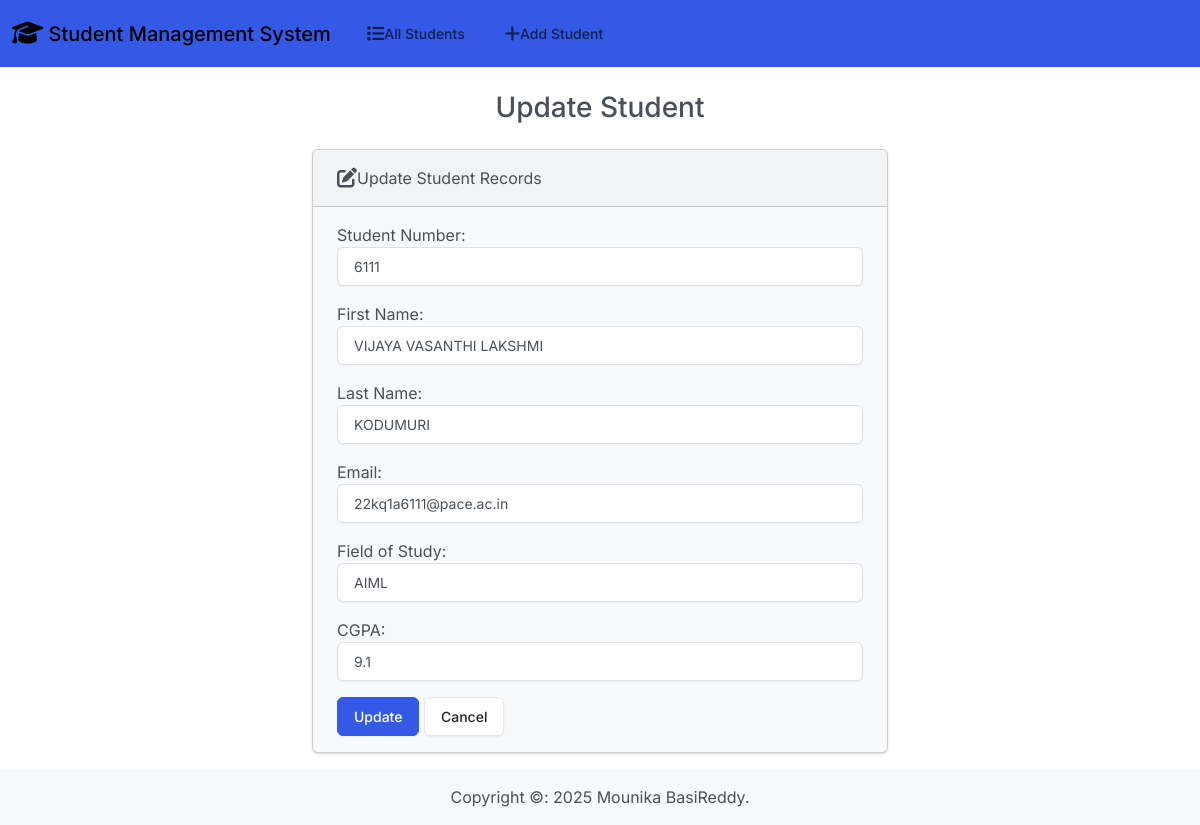
The page /edit/9/ on the database its author committed.
### students/models.py (models this page shows, shortened)
class Student(models.Model):
    student_number=models.PositiveIntegerField()
    first_name=models.CharField(max_length=50)
    last_name=models.CharField(max_length=50)
    email=models.EmailField(max_length=100)
    field_of_study=models.CharField(max_length=50)
    cgpa=models.FloatField()

### students/views.py (the view)
# urls.py: path('edit/<int:id>/',views.edit,name='edit'),
def edit(request,id):
    if request.method =='POST':
        student = Student.objects.get(pk=id)
        form = StudentForm(request.POST,instance=student)
        if form.is_valid():
            form.save()
            return render(request,'students/edit.html',{
                'form':form,
                'success':True
            })
    else:
        student = Student.objects.get(pk=id)
        form = StudentForm(instance=student)
    return render(request,'students/edit.html',{
        'form':form
    })

### students/forms.py
class StudentForm(forms.ModelForm):
    class Meta:
        model = Student
        fields = ['student_number','first_name','last_name','email','field_of_study','cgpa']
        labels= {
            'student_number':'Student Number',
            'first_name':'First Name',
            'last_name':'Last Name',
            'email':'Email',
            'field_of_study':'Field of Study',
            'cgpa':'CGPA'
        }
        widgets =   {
            'student_number':forms.NumberInput(attrs={'class':'form-control'}),
            'first_name':forms.TextInput(attrs={'class':'form-control'}),
            'last_name':forms.TextInput(attrs={'class':'form-control'}),
            'email':forms.EmailInput(attrs={'class':'form-control'}),
            'field_of_study':forms.TextInput(attrs={'class':'form-control'}),
            'cgpa':forms.NumberInput(attrs={'class':'form-control'})
        }

### templates/students/edit.html (shortened to what this page needs)
{% extends "students/base.html" %}
{% block body %}
<h3 class="text-center m-4">Update Student</h3>
{% if success %}
<div class="alert alert-success" role="alert">
    The  student Updated successfully.
    <a href="{% url 'index' %}" class="alert-link">Go to home Page.</a>
</div>
{% else %}
<div class="row justify-content-center">
    <div class="col-6">
        <div class="card bg-light mb-3">
            <div class="card-header">
                <i class="fa-solid fa-pen-to-square fa-lg"></i>Update Student Records
            </div>
            <div class="card-body">
                <form action="" method="POST">
                    {{form.as_p}}
                    <button type="submit" class="btn btn-primary">Update</button>
                    <a href="{% url 'index' %}" class="btn btn-secondary">Cancel</a>
                </form>
            </div>
          </div>
    </div>
</div>
{% endif %}
{% endblock %}

### rows shown on the page
Student: student_number "6111", first_name "VIJAYA VASANTHI LAKSHMI", last_name "KODUMURI", email "22kq1a6111@pace.ac.in", field_of_study "AIML", cgpa "9.1"
